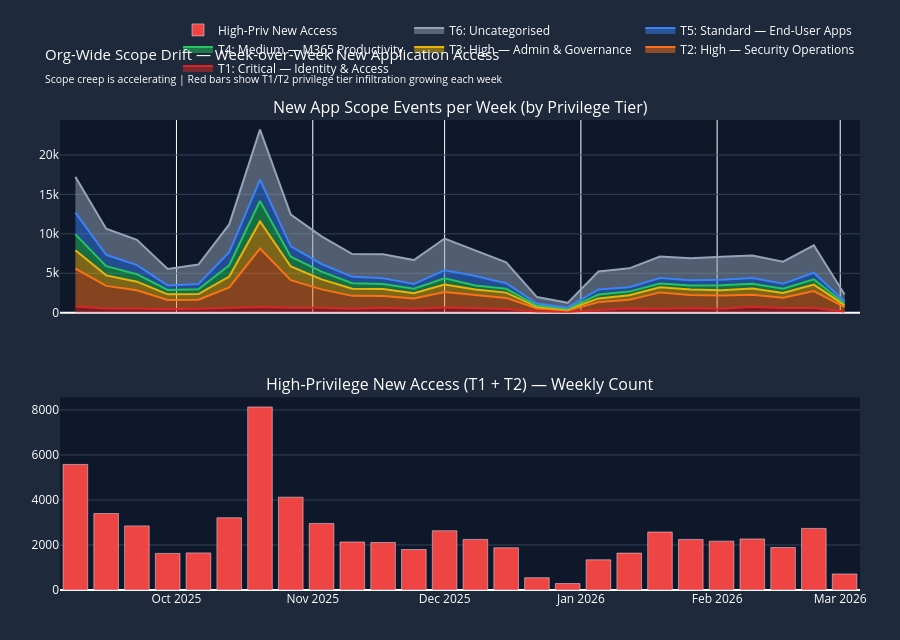

Write notebook code for a chart like this one.
### Markdown cell above
---
## Cell 5 — Org-Wide Scope Drift Detection (Week-over-Week)

Detects **scope drift at the organisation level**: for every user, we identify every (user, app) pair and find the *first week* that user accessed that app. Any app access in week 2, 3, or 4 that was *not* present in the preceding weeks counts as scope expansion.

Key findings from the live data:
- Week of Feb 2: **560 users** started accessing new apps  
- Week of Feb 23: **1,318 users** expanding scope — **+135% growth over the month**  

This accelerating trend means org-wide scope creep is not just background noise — it is growing, and provides cover for targeted adversarial expansion.

### Code cell
# ==============================================================
# Cell 5 | Org-Wide Scope Drift — Week-over-Week New App Accesses
# ==============================================================

# Build weekly (user, app) distinct pairs
weekly_apps = (
    signin_df
    .filter(col("ResultType") == "0")
    .withColumn("Week", date_trunc("week", col("TimeGenerated")))
    .select("UserPrincipalName", "AppDisplayName", "Week")
    .distinct()
)

# For each (user, app) — find the first week they accessed that app
first_access = (
    weekly_apps
    .groupBy("UserPrincipalName", "AppDisplayName")
    .agg(spark_min("Week").alias("FirstWeek"))
)

# Enrich with privilege tier
first_access_tiered = (
    first_access
    .join(tier_map_df, "AppDisplayName", "left")
    .withColumn("PrivilegeTier",
        when(col("PrivilegeTier").isNull(), "T6: Uncategorised").otherwise(col("PrivilegeTier")))
)

# Weekly new-scope events broken down by privilege tier
weekly_drift = (
    first_access_tiered
    .groupBy("FirstWeek", "PrivilegeTier")
    .agg(
        count("*").alias("NewScopeEvents"),
        countDistinct("UserPrincipalName").alias("UsersExpanding")
    )
    .orderBy("FirstWeek", "PrivilegeTier")
    .toPandas()
)

weekly_drift["FirstWeek"] = pd.to_datetime(weekly_drift["FirstWeek"])
weekly_drift = weekly_drift[
    (weekly_drift["FirstWeek"] >= pd.Timestamp(BASELINE_START)) &
    (weekly_drift["FirstWeek"] <= pd.Timestamp(NOW))
]

# T1/T2 only — high-privilege new access per week
high_priv_drift = (
    weekly_drift[
        weekly_drift["PrivilegeTier"].str.startswith("T1") |
        weekly_drift["PrivilegeTier"].str.startswith("T2")
    ]
    .groupby("FirstWeek")
    .agg(HighPrivNewAccess=("NewScopeEvents", "sum"),
         HighPrivUsers=("UsersExpanding", "sum"))
    .reset_index()
)

# === Table: Week-over-Week New App Scope Expansion ===
totals = weekly_drift.groupby("FirstWeek").agg(
    NewScopeEvents=("NewScopeEvents", "sum"),
    UsersExpanding=("UsersExpanding", "sum")
).reset_index()
totals_display = totals.copy()
totals_display["Week"] = totals_display["FirstWeek"].dt.strftime("%b %d, %Y")
totals_display["New Scope Events"] = totals_display["NewScopeEvents"].apply(lambda x: f"{int(x):,}")
totals_display["Users Expanding Scope"] = totals_display["UsersExpanding"].apply(lambda x: f"{int(x):,}")
totals_display["WoW Δ Users"] = totals_display["UsersExpanding"].diff().fillna(0).apply(
    lambda x: f"+{int(x):,}" if x >= 0 else f"{int(x):,}"
)
display(
    totals_display[["Week", "New Scope Events", "Users Expanding Scope", "WoW Δ Users"]]
    .style
    .set_caption("📅 Week-over-Week New App Scope Expansion — All Privilege Tiers")
    .set_table_styles(TABLE_STYLES)
    .hide(axis="index")
)

# === Visualisation: Stacked area — scope drift by privilege tier ===
tier_order = sorted(weekly_drift["PrivilegeTier"].unique())
tier_colors = ["#dc2626", "#f97316", "#eab308", "#22c55e", "#3b82f6", "#94a3b8"]

fig = make_subplots(
    rows=2, cols=1, shared_xaxes=True,
    subplot_titles=[
        "New App Scope Events per Week (by Privilege Tier)",
        "High-Privilege New Access (T1 + T2) — Weekly Count"
    ],
    vertical_spacing=0.18
)

for i, tier in enumerate(tier_order):
    td = weekly_drift[weekly_drift["PrivilegeTier"] == tier]
    fig.add_trace(
        go.Scatter(
            x=td["FirstWeek"], y=td["NewScopeEvents"],
            name=tier, stackgroup="one",
            line_color=tier_colors[i % len(tier_colors)],
            fill="tonexty",
            hovertemplate=f"{tier}<br>Week: %{{x|%b %d}}<br>New Events: %{{y:,}}<extra></extra>"
        ),
        row=1, col=1
    )

fig.add_trace(
    go.Bar(
        x=high_priv_drift["FirstWeek"], y=high_priv_drift["HighPrivNewAccess"],
        marker_color="#ef4444", name="High-Priv New Access",
        hovertemplate="Week: %{x|%b %d}<br>High-Priv Events: %{y:,}<extra></extra>"
    ),
    row=2, col=1
)

fig.update_layout(
    title_text="Org-Wide Scope Drift — Week-over-Week New Application Access"
               "<br><sub>Scope creep is accelerating | Red bars show T1/T2 privilege tier infiltration growing each week</sub>",
    paper_bgcolor="#1e293b", plot_bgcolor="#0f172a",
    font_color="white", title_font_size=15, height=640,
    margin=dict(t=120, b=50, l=60, r=40),
    legend=dict(orientation="h", yanchor="bottom", y=1.08, xanchor="right", x=1)
)
fig.update_yaxes(gridcolor="#334155")
fig.show()

### Figure 1 — Plotly figure (JSON) as saved in the notebook; plotly's stock layout.template omitted (floating-point values rounded to 4 significant figures)
{"data": [{"fill": "tonexty", "hovertemplate": "T1: Critical — Identity & Access<br>Week: %{x|%b %d}<br>New Events: %{y:,}<extra></extra>", "line": {"color": "#dc2626"}, "name": "T1: Critical — Identity & Access", "stackgroup": "one", "type": "scatter", "x": ["2025-09-08T00:00:00", "2025-09-15T00:00:00", "2025-09-22T00:00:00", "2025-09-29T00:00:00", "2025-10-06T00:00:00", "2025-10-13T00:00:00", "2025-10-20T00:00:00", "2025-10-27T00:00:00", "2025-11-03T00:00:00", "2025-11-10T00:00:00", "2025-11-17T00:00:00", "2025-11-24T00:00:00", "2025-12-01T00:00:00", "2025-12-08T00:00:00", "2025-12-15T00:00:00", "2025-12-22T00:00:00", "2025-12-29T00:00:00", "2026-01-05T00:00:00", "2026-01-12T00:00:00", "2026-01-19T00:00:00", "2026-01-26T00:00:00", "2026-02-02T00:00:00", "2026-02-09T00:00:00", "2026-02-16T00:00:00", "2026-02-23T00:00:00", "2026-03-02T00:00:00"], "xaxis": "x", "y": [778, 521, 524, 453, 491, 591, 715, 636, 640, 505, 637, 500, 664, 552, 463, 152, 83, 337, 527, 492, 579, 499, 754, 590, 610, 163], "yaxis": "y"}, {"fill": "tonexty", "hovertemplate": "T2: High — Security Operations<br>Week: %{x|%b %d}<br>New Events: %{y:,}<extra></extra>", "line": {"color": "#f97316"}, "name": "T2: High — Security Operations", "stackgroup": "one", "type": "scatter", "x": ["2025-09-08T00:00:00", "2025-09-15T00:00:00", "2025-09-22T00:00:00", "2025-09-29T00:00:00", "2025-10-06T00:00:00", "2025-10-13T00:00:00", "2025-10-20T00:00:00", "2025-10-27T00:00:00", "2025-11-03T00:00:00", "2025-11-10T00:00:00", "2025-11-17T00:00:00", "2025-11-24T00:00:00", "2025-12-01T00:00:00", "2025-12-08T00:00:00", "2025-12-15T00:00:00", "2025-12-22T00:00:00", "2025-12-29T00:00:00", "2026-01-05T00:00:00", "2026-01-12T00:00:00", "2026-01-19T00:00:00", "2026-01-26T00:00:00", "2026-02-02T00:00:00", "2026-02-09T00:00:00", "2026-02-16T00:00:00", "2026-02-23T00:00:00", "2026-03-02T00:00:00"], "xaxis": "x", "y": [4801, 2876, 2325, 1173, 1158, 2618, 7419, 3489, 2317, 1629, 1475, 1299, 1970, 1694, 1413, 395, 203, 1005, 1112, 2084, 1669, 1672, 1514, 1298, 2127, 551], "yaxis": "y"}, {"fill": "tonexty", "hovertemplate": "T3: High — Admin & Governance<br>Week: %{x|%b %d}<br>New Events: %{y:,}<extra></extra>", "line": {"color": "#eab308"}, "name": "T3: High — Admin & Governance", "stackgroup": "one", "type": "scatter", "x": ["2025-09-08T00:00:00", "2025-09-15T00:00:00", "2025-09-22T00:00:00", "2025-09-29T00:00:00", "2025-10-06T00:00:00", "2025-10-13T00:00:00", "2025-10-20T00:00:00", "2025-10-27T00:00:00", "2025-11-03T00:00:00", "2025-11-10T00:00:00", "2025-11-17T00:00:00", "2025-11-24T00:00:00", "2025-12-01T00:00:00", "2025-12-08T00:00:00", "2025-12-15T00:00:00", "2025-12-22T00:00:00", "2025-12-29T00:00:00", "2026-01-05T00:00:00", "2026-01-12T00:00:00", "2026-01-19T00:00:00", "2026-01-26T00:00:00", "2026-02-02T00:00:00", "2026-02-09T00:00:00", "2026-02-16T00:00:00", "2026-02-23T00:00:00", "2026-03-02T00:00:00"], "xaxis": "x", "y": [2339, 1336, 1085, 701, 718, 1373, 3445, 1737, 1268, 901, 894, 682, 935, 688, 672, 203, 120, 468, 578, 648, 680, 675, 792, 625, 830, 250], "yaxis": "y"}, {"fill": "tonexty", "hovertemplate": "T4: Medium — M365 Productivity<br>Week: %{x|%b %d}<br>New Events: %{y:,}<extra></extra>", "line": {"color": "#22c55e"}, "name": "T4: Medium — M365 Productivity", "stackgroup": "one", "type": "scatter", "x": ["2025-09-08T00:00:00", "2025-09-15T00:00:00", "2025-09-22T00:00:00", "2025-09-29T00:00:00", "2025-10-06T00:00:00", "2025-10-13T00:00:00", "2025-10-20T00:00:00", "2025-10-27T00:00:00", "2025-11-03T00:00:00", "2025-11-10T00:00:00", "2025-11-17T00:00:00", "2025-11-24T00:00:00", "2025-12-01T00:00:00", "2025-12-08T00:00:00", "2025-12-15T00:00:00", "2025-12-22T00:00:00", "2025-12-29T00:00:00", "2026-01-05T00:00:00", "2026-01-12T00:00:00", "2026-01-19T00:00:00", "2026-01-26T00:00:00", "2026-02-02T00:00:00", "2026-02-09T00:00:00", "2026-02-16T00:00:00", "2026-02-23T00:00:00", "2026-03-02T00:00:00"], "xaxis": "x", "y": [2017, 1168, 954, 557, 607, 1435, 2581, 1248, 974, 713, 643, 547, 801, 516, 479, 168, 101, 496, 458, 488, 522, 621, 614, 515, 659, 206], "yaxis": "y"}, {"fill": "tonexty", "hovertemplate": "T5: Standard — End-User Apps<br>Week: %{x|%b %d}<br>New Events: %{y:,}<extra></extra>", "line": {"color": "#3b82f6"}, "name": "T5: Standard — End-User Apps", "stackgroup": "one", "type": "scatter", "x": ["2025-09-08T00:00:00", "2025-09-15T00:00:00", "2025-09-22T00:00:00", "2025-09-29T00:00:00", "2025-10-06T00:00:00", "2025-10-13T00:00:00", "2025-10-20T00:00:00", "2025-10-27T00:00:00", "2025-11-03T00:00:00", "2025-11-10T00:00:00", "2025-11-17T00:00:00", "2025-11-24T00:00:00", "2025-12-01T00:00:00", "2025-12-08T00:00:00", "2025-12-15T00:00:00", "2025-12-22T00:00:00", "2025-12-29T00:00:00", "2026-01-05T00:00:00", "2026-01-12T00:00:00", "2026-01-19T00:00:00", "2026-01-26T00:00:00", "2026-02-02T00:00:00", "2026-02-09T00:00:00", "2026-02-16T00:00:00", "2026-02-23T00:00:00", "2026-03-02T00:00:00"], "xaxis": "x", "y": [2765, 1444, 1140, 580, 667, 1656, 2696, 1305, 979, 803, 732, 618, 1008, 1209, 716, 236, 158, 638, 553, 682, 655, 725, 732, 637, 844, 250], "yaxis": "y"}, {"fill": "tonexty", "hovertemplate": "T6: Uncategorised<br>Week: %{x|%b %d}<br>New Events: %{y:,}<extra></extra>", "line": {"color": "#94a3b8"}, "name": "T6: Uncategorised", "stackgroup": "one", "type": "scatter", "x": ["2025-09-08T00:00:00", "2025-09-15T00:00:00", "2025-09-22T00:00:00", "2025-09-29T00:00:00", "2025-10-06T00:00:00", "2025-10-13T00:00:00", "2025-10-20T00:00:00", "2025-10-27T00:00:00", "2025-11-03T00:00:00", "2025-11-10T00:00:00", "2025-11-17T00:00:00", "2025-11-24T00:00:00", "2025-12-01T00:00:00", "2025-12-08T00:00:00", "2025-12-15T00:00:00", "2025-12-22T00:00:00", "2025-12-29T00:00:00", "2026-01-05T00:00:00", "2026-01-12T00:00:00", "2026-01-19T00:00:00", "2026-01-26T00:00:00", "2026-02-02T00:00:00", "2026-02-09T00:00:00", "2026-02-16T00:00:00", "2026-02-23T00:00:00", "2026-03-02T00:00:00"], "xaxis": "x", "y": [4526, 3298, 3214, 2094, 2465, 3523, 6360, 4033, 3503, 2881, 3035, 3025, 4029, 3237, 2650, 831, 587, 2273, 2402, 2722, 2790, 2897, 2854, 2797, 3479, 882], "yaxis": "y"}, {"hovertemplate": "Week: %{x|%b %d}<br>High-Priv Events: %{y:,}<extra></extra>", "marker": {"color": "#ef4444"}, "name": "High-Priv New Access", "type": "bar", "x": ["2025-09-08T00:00:00", "2025-09-15T00:00:00", "2025-09-22T00:00:00", "2025-09-29T00:00:00", "2025-10-06T00:00:00", "2025-10-13T00:00:00", "2025-10-20T00:00:00", "2025-10-27T00:00:00", "2025-11-03T00:00:00", "2025-11-10T00:00:00", "2025-11-17T00:00:00", "2025-11-24T00:00:00", "2025-12-01T00:00:00", "2025-12-08T00:00:00", "2025-12-15T00:00:00", "2025-12-22T00:00:00", "2025-12-29T00:00:00", "2026-01-05T00:00:00", "2026-01-12T00:00:00", "2026-01-19T00:00:00", "2026-01-26T00:00:00", "2026-02-02T00:00:00", "2026-02-09T00:00:00", "2026-02-16T00:00:00", "2026-02-23T00:00:00", "2026-03-02T00:00:00"], "xaxis": "x2", "y": [5579, 3397, 2849, 1626, 1649, 3209, 8134, 4125, 2957, 2134, 2112, 1799, 2634, 2246, 1876, 547, 286, 1342, 1639, 2576, 2248, 2171, 2268, 1888, 2737, 714], "yaxis": "y2"}], "layout": {"annotations": [{"font": {"size": 16}, "showarrow": false, "text": "New App Scope Events per Week (by Privilege Tier)", "x": 0.5, "xanchor": "center", "xref": "paper", "y": 1, "yanchor": "bottom", "yref": "paper"}, {"font": {"size": 16}, "showarrow": false, "text": "High-Privilege New Access (T1 + T2) — Weekly Count", "x": 0.5, "xanchor": "center", "xref": "paper", "y": 0.41, "yanchor": "bottom", "yref": "paper"}], "font": {"color": "white"}, "height": 640, "legend": {"orientation": "h", "x": 1, "xanchor": "right", "y": 1.08, "yanchor": "bottom"}, "margin": {"b": 50, "l": 60, "r": 40, "t": 120}, "paper_bgcolor": "#1e293b", "plot_bgcolor": "#0f172a", "title": {"font": {"size": 15}, "text": "Org-Wide Scope Drift — Week-over-Week New Application Access<br><sub>Scope creep is accelerating | Red bars show T1/T2 privilege tier infiltration growing each week</sub>"}, "xaxis": {"anchor": "y", "domain": [0, 1], "matches": "x2", "showticklabels": false}, "xaxis2": {"anchor": "y2", "domain": [0, 1]}, "yaxis": {"anchor": "x", "domain": [0.59, 1], "gridcolor": "#334155"}, "yaxis2": {"anchor": "x2", "domain": [0, 0.41], "gridcolor": "#334155"}}}
